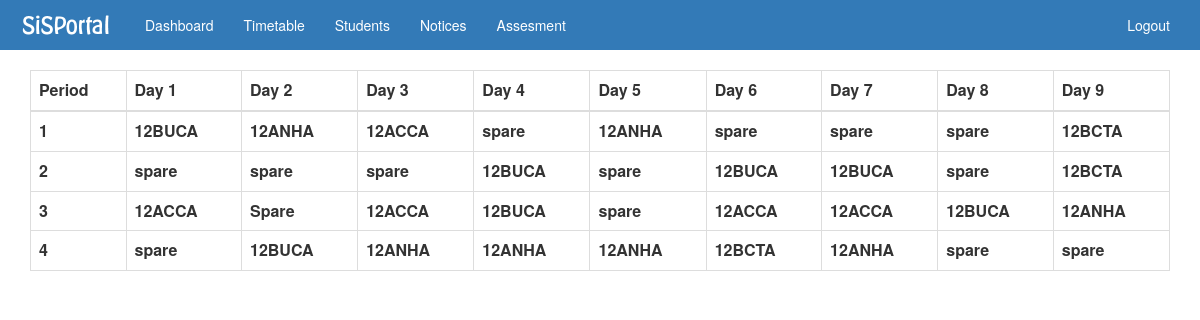
/timetable.php (signed in), run on the app's committed database.
### tables this page shows
CREATE TABLE `time_table` (
  `userID` int(10) NOT NULL,
  `day` int(1) NOT NULL,
  `p1` varchar(7) DEFAULT NULL,
  `p2` varchar(7) DEFAULT NULL,
  `p3` varchar(7) DEFAULT NULL,
  `p4` varchar(7) DEFAULT NULL
);

### timetable.php (the view, shortened to what this page needs)
<?php
require('dbc.php');
include('include.php');
$stmt = $pdo->query("SELECT * from time_table where userID=".$_SESSION['userID']."");
$subjects = array();
while ($row = $stmt->fetch()) {
  array_push($subjects, $row['p1'], $row['p2'], $row['p3'], $row['p4']);
}
$day1 = array($subjects[0], $subjects[1], $subjects[2], $subjects[3]);
$day2 = array($subjects[4], $subjects[5], $subjects[6], $subjects[7]);
$day3 = array($subjects[8], $subjects[9], $subjects[10], $subjects[11]);
$day4 = array($subjects[12], $subjects[13], $subjects[14], $subjects[15]);
$day5 = array($subjects[16], $subjects[17], $subjects[18], $subjects[19]);
$day6 = array($subjects[20], $subjects[21], $subjects[22], $subjects[23]);
$day7 = array($subjects[24], $subjects[25], $subjects[26], $subjects[27]);
$day8 = array($subjects[28], $subjects[29], $subjects[30], $subjects[31]);
$day9 = array($subjects[32], $subjects[33], $subjects[34], $subjects[35]);
 ?>
 <link rel='stylesheet' type='text/css' href='components/css/navbar.css'/>
 </head>
<body>
  <?php if($_SESSION['teacher_status'] == 1){
    include("components/teacher-navbar.php");
  }
  else {
    include("components/navbar.php");
  }
  ?>
  <div class='container'>
    <table class="table table-bordered">
    <thead>
      <tr>
        <th>Period</th>
        <th>Day 1</th>
        <th>Day 2</th>
        <th>Day 3</th>
        <th>Day 4</th>
        <th>Day 5</th>
        <th>Day 6</th>
        <th>Day 7</th>
        <th>Day 8</th>
        <th>Day 9</th>
      </tr>
    </thead>
    <tbody>
      <tr>
        <th>1</th>
        <th><?php echo $day1[0]; ?></th>
        <th><?php echo $day2[0]; ?></th>
        <th><?php echo $day3[0]; ?></th>
        <th><?php echo $day4[0]; ?></th>
        <th><?php echo $day5[0]; ?></th>
        <th><?php echo $day6[0]; ?></th>
        <th><?php echo $day7[0]; ?></th>
        <th><?php echo $day8[0]; ?></th>
        <th><?php echo $day9[0]; ?></th>
      </tr>
      <tr>
        <th>2</th>
        <th><?php echo $day1[1]; ?></th>
        <th><?php echo $day2[1]; ?></th>
        <th><?php echo $day3[1]; ?></th>
        <th><?php echo $day4[1]; ?></th>
        <th><?php echo $day5[1]; ?></th>
        <th><?php echo $day6[1]; ?></th>
        <th><?php echo $day7[1]; ?></th>
        <th><?php echo $day8[1]; ?></th>
        <th><?php echo $day9[1]; ?></th>
      </tr>
      <tr>
        <th>3</th>
        <th><?php echo $day1[2]; ?></th>
        <th><?php echo $day2[2]; ?></th>
        <th><?php echo $day3[2]; ?></th>
        <th><?php echo $day4[2]; ?></th>
        <th><?php echo $day5[2]; ?></th>
        <th><?php echo $day6[2]; ?></th>
        <th><?php echo $day7[2]; ?></th>
        <th><?php echo $day8[2]; ?></th>
        <th><?php echo $day9[2]; ?></th>
      </tr>
      <tr>
        <th>4</th>
        <th><?php echo $day1[3]; ?></th>
        <th><?php echo $day2[3]; ?></th>
        <th><?php echo $day3[3]; ?></th>
        <th><?php echo $day4[3]; ?></th>
        <th><?php echo $day5[3]; ?></th>
        <th><?php echo $day6[3]; ?></th>
        <th><?php echo $day7[3]; ?></th>
        <th><?php echo $day8[3]; ?></th>
        <th><?php echo $day9[3]; ?></th>
      </tr>
    </tbody>
  </table>
  </div>
</body>

### data on the page
time_table: p1 "12ANHA", p2 "spare", p3 "Spare", p4 "12BUCA"
time_table: p4 "12ANHA", p1 "spare", p4+p1 "12BCTA", p2 "12BUCA", p3 "12ACCA"
time_table: p1 "spare", p2 "12BUCA", p3 "12ACCA", p4 "12BCTA"

### other printed values
$day1[0] "12BUCA"
$day3[0] "12ACCA"
$day4[0] "spare"
$day1[1] "spare"
$day3[1] "spare"
$day4[1] "12BUCA"
$day1[2] "12ACCA"
$day3[2] "12ACCA"
$day4[2] "12BUCA"
$day1[3] "spare"
$day3[3] "12ANHA"
$day4[3] "12ANHA"
